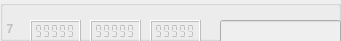
             <widget class="QGroupBox" name="markerBox_7">
              <property name="enabled">
               <bool>false</bool>
              </property>
              <property name="geometry">
               <rect>
                <x>0</x>
                <y>160</y>
                <width>341</width>
                <height>41</height>
               </rect>
              </property>
              <property name="title">
               <string notr="true"/>
              </property>
              <property name="flat">
               <bool>false</bool>
              </property>
              <widget class="QLCDNumber" name="X_7">
               <property name="geometry">
                <rect>
                 <x>30</x>
                 <y>20</y>
                 <width>51</width>
                 <height>23</height>
                </rect>
               </property>
               <property name="smallDecimalPoint">
                <bool>true</bool>
               </property>
               <property name="segmentStyle">
                <enum>QLCDNumber::Flat</enum>
               </property>
               <property name="value" stdset="0">
                <double>99999.000000000000000</double>
               </property>
              </widget>
              <widget class="QLCDNumber" name="Y_7">
               <property name="geometry">
                <rect>
                 <x>90</x>
                 <y>20</y>
                 <width>51</width>
                 <height>23</height>
                </rect>
               </property>
               <property name="smallDecimalPoint">
                <bool>true</bool>
               </property>
               <property name="segmentStyle">
                <enum>QLCDNumber::Flat</enum>
               </property>
               <property name="value" stdset="0">
                <double>99999.000000000000000</double>
               </property>
              </widget>
              <widget class="QLCDNumber" name="Z_7">
               <property name="geometry">
                <rect>
                 <x>150</x>
                 <y>20</y>
                 <width>51</width>
                 <height>23</height>
                </rect>
               </property>
               <property name="smallDecimalPoint">
                <bool>true</bool>
               </property>
               <property name="segmentStyle">
                <enum>QLCDNumber::Flat</enum>
               </property>
               <property name="value" stdset="0">
                <double>99999.000000000000000</double>
               </property>
              </widget>
              <widget class="QLineEdit" name="name_7">
               <property name="geometry">
                <rect>
                 <x>220</x>
                 <y>20</y>
                 <width>121</width>
                 <height>25</height>
                </rect>
               </property>
               <property name="sizePolicy">
                <sizepolicy hsizetype="Expanding" vsizetype="Fixed">
                 <horstretch>0</horstretch>
                 <verstretch>0</verstretch>
                </sizepolicy>
               </property>
              </widget>
              <widget class="QLabel" name="srn_7">
               <property name="enabled">
                <bool>false</bool>
               </property>
               <property name="geometry">
                <rect>
                 <x>0</x>
                 <y>20</y>
                 <width>21</width>
                 <height>17</height>
                </rect>
               </property>
               <property name="font">
                <font>
                 <weight>75</weight>
                 <bold>true</bold>
                </font>
               </property>
               <property name="text">
                <string>  7</string>
               </property>
              </widget>
             </widget>
